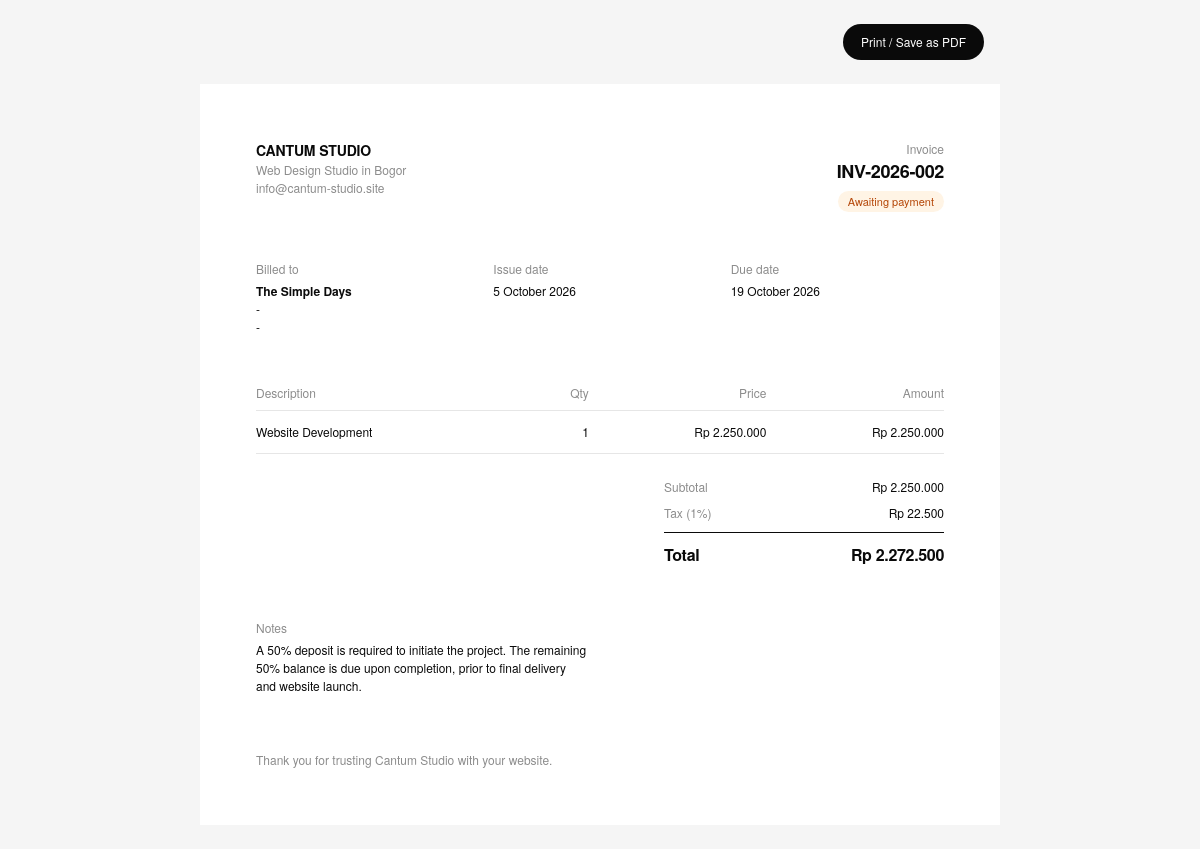
The page /invoice.php?t=d058b2f299291a59a9cd11ef on the database its author committed.
### tables this page shows
CREATE TABLE invoices (
        id INTEGER PRIMARY KEY AUTOINCREMENT,
        number TEXT NOT NULL UNIQUE,
        token TEXT NOT NULL UNIQUE,
        client_name TEXT NOT NULL,
        client_email TEXT,
        client_phone TEXT,
        client_address TEXT,
        issue_date TEXT NOT NULL,
        due_date TEXT,
        tax_rate REAL NOT NULL DEFAULT 0,
        discount INTEGER NOT NULL DEFAULT 0,
        notes TEXT,
        status TEXT NOT NULL DEFAULT 'draft',
        paid_at TEXT,
        created_at TEXT NOT NULL DEFAULT CURRENT_TIMESTAMP
    );

CREATE TABLE invoice_items (
        id INTEGER PRIMARY KEY AUTOINCREMENT,
        invoice_id INTEGER NOT NULL REFERENCES invoices(id) ON DELETE CASCADE,
        description TEXT NOT NULL,
        qty REAL NOT NULL DEFAULT 1,
        price INTEGER NOT NULL DEFAULT 0,
        sort_order INTEGER NOT NULL DEFAULT 0
    );

### inc/bootstrap.php (called while the page is built, shortened)
<?php
function db(): PDO
{
    static $pdo = null;
    if ($pdo) return $pdo;
    $pdo = new PDO('sqlite:' . ROOT . '/data/cantum.sqlite');
    $pdo->setAttribute(PDO::ATTR_ERRMODE, PDO::ERRMODE_EXCEPTION);
    $pdo->setAttribute(PDO::ATTR_DEFAULT_FETCH_MODE, PDO::FETCH_ASSOC);
    $pdo->exec('PRAGMA foreign_keys = ON');
    $pdo->exec("CREATE TABLE IF NOT EXISTS projects (
        id INTEGER PRIMARY KEY AUTOINCREMENT,
        title TEXT NOT NULL,
        slug TEXT NOT NULL UNIQUE,
        category TEXT NOT NULL DEFAULT 'Other',
        year TEXT,
        location TEXT,
        description TEXT,
        cover_id INTEGER,
        sort_order INTEGER NOT NULL DEFAULT 0,
        published INTEGER NOT NULL DEFAULT 1,
        created_at TEXT NOT NULL DEFAULT CURRENT_TIMESTAMP
    )");
    $pdo->exec("CREATE TABLE IF NOT EXISTS images (
        id INTEGER PRIMARY KEY AUTOINCREMENT,
        project_id INTEGER NOT NULL REFERENCES projects(id) ON DELETE CASCADE,
        filename TEXT NOT NULL,
        sort_order INTEGER NOT NULL DEFAULT 0
    )");
    $pdo->exec("CREATE TABLE IF NOT EXISTS settings (k TEXT PRIMARY KEY, v TEXT)");
    $pdo->exec("CREATE TABLE IF NOT EXISTS users (
        id INTEGER PRIMARY KEY AUTOINCREMENT,
        username TEXT NOT NULL UNIQUE,
        password TEXT NOT NULL
    )");
    $pdo->exec("CREATE TABLE IF NOT EXISTS invoices (
        id INTEGER PRIMARY KEY AUTOINCREMENT,
        number TEXT NOT NULL UNIQUE,
        token TEXT NOT NULL UNIQUE,
        client_name TEXT NOT NULL,
        client_email TEXT,
        client_phone TEXT,
        client_address TEXT,
        issue_date TEXT NOT NULL,
        due_date TEXT,
        tax_rate REAL NOT NULL DEFAULT 0,
        discount INTEGER NOT NULL DEFAULT 0,
        notes TEXT,
        status TEXT NOT NULL DEFAULT 'draft',
        paid_at TEXT,
        created_at TEXT NOT NULL DEFAULT CURRENT_TIMESTAMP
    )");
    $pdo->exec("CREATE TABLE IF NOT EXISTS invoice_items (
        id INTEGER PRIMARY KEY AUTOINCREMENT,
        invoice_id INTEGER NOT NULL REFERENCES invoices(id) ON DELETE CASCADE,
        description TEXT NOT NULL,
        qty REAL NOT NULL DEFAULT 1,
        price INTEGER NOT NULL DEFAULT 0,
        sort_order INTEGER NOT NULL DEFAULT 0
    )");
    ensure_project_link($pdo);
    seed_admin($pdo);
    return $pdo;
}
function ensure_project_link(PDO $pdo): void
{
    $mysql = $pdo->getAttribute(PDO::ATTR_DRIVER_NAME) === 'mysql';
    $cols = $mysql ? $pdo->query('SHOW COLUMNS FROM projects')->fetchAll(PDO::FETCH_COLUMN)
                   : $pdo->query('PRAGMA table_info(projects)')->fetchAll(PDO::FETCH_COLUMN, 1);
}
function seed_admin(PDO $pdo): void
{
    if (!$pdo->query('SELECT COUNT(*) FROM users')->fetchColumn()) {
        $pdo->prepare('INSERT INTO users (username, password) VALUES (?, ?)')
            ->execute(['admin', password_hash('admin123', PASSWORD_DEFAULT)]);
    }
}
function setting(string $key, string $default = ''): string
{
    static $cache = null;
    if ($cache === null) {
        $cache = db()->query('SELECT k, v FROM settings')->fetchAll(PDO::FETCH_KEY_PAIR);
    }
    return $cache[$key] ?? $default;
}
function e($s): string { return htmlspecialchars((string)$s, ENT_QUOTES, 'UTF-8'); }
function rupiah($n): string { return 'Rp ' . number_format((float)$n, 0, ',', '.'); }
function invoice_totals(array $items, int $discount, float $taxRate): array
{
    $sub = 0;
    foreach ($items as $it) $sub += (int)round($it['qty'] * $it['price']);
    $discount = max(0, min($discount, $sub));
    $tax = (int)round(($sub - $discount) * $taxRate / 100);
    return ['subtotal' => $sub, 'discount' => $discount, 'tax' => $tax, 'total' => $sub - $discount + $tax];
}
function invoice_items(int $invoiceId): array
{
    $st = db()->prepare('SELECT * FROM invoice_items WHERE invoice_id = ? ORDER BY sort_order, id');
    $st->execute([$invoiceId]);
    return $st->fetchAll();
}
function invoice_status(array $inv): string
{
    return $inv['status'];
}

### invoice.php (the view, shortened to what this page needs)
<?php
require __DIR__ . '/inc/bootstrap.php';
$st = db()->prepare('SELECT * FROM invoices WHERE token = ?');
$st->execute([preg_replace('/[^a-f0-9]/', '', (string)($_GET['t'] ?? ''))]);
$inv = $st->fetch();
$items = invoice_items((int)$inv['id']);
$t = invoice_totals($items, (int)$inv['discount'], (float)$inv['tax_rate']);
$status = invoice_status($inv);
$labels = ['draft' => 'Draft', 'sent' => 'Awaiting payment', 'paid' => 'Paid', 'overdue' => 'Overdue'];
$d = fn($x) => $x ? date('j F Y', strtotime($x)) : '';
?>
<!doctype html>
<html lang="en">
<head>
</head>
<body>
<div class="actions"><button onclick="window.print()">Print / Save as PDF</button></div>
<div class="sheet">
  <div class="top">
    <div>
      <div class="brand"><?= e(SITE_NAME) ?></div>
      <div class="muted">
        <?= e(SITE_TAGLINE) ?><br>
        <?php if (setting('address')): ?><?= nl2br(e(setting('address'))) ?><br><?php endif; ?>
        <?php if (setting('email')): ?><?= e(setting('email')) ?><br><?php endif; ?>
      </div>
    </div>
    <div>
      <h1>Invoice</h1>
      <div class="num"><?= e($inv['number']) ?></div>
      <div style="text-align:right;margin-top:6px"><span class="pill <?= e($status) ?>"><?= e($labels[$status] ?? $status) ?></span></div>
    </div>
  </div>
  <div class="meta">
    <div>
      <h2>Billed to</h2>
      <strong><?= e($inv['client_name']) ?></strong><br>
      <?php if ($inv['client_address']): ?><?= nl2br(e($inv['client_address'])) ?><br><?php endif; ?>
      <?php if ($inv['client_phone']): ?><?= e($inv['client_phone']) ?><?php endif; ?>
    </div>
    <div><h2>Issue date</h2><?= e($d($inv['issue_date'])) ?></div>
    <div><h2>Due date</h2><?= $inv['due_date'] ? e($d($inv['due_date'])) : '-' ?>
      <?php if ($inv['status'] === 'paid' && $inv['paid_at']): ?><br><span class="muted">Paid on <?= e($d($inv['paid_at'])) ?></span><?php endif; ?></div>
  </div>
  <table>
    <thead><tr><th>Description</th><th class="r">Qty</th><th class="r">Price</th><th class="r">Amount</th></tr></thead>
    <tbody>
    <?php foreach ($items as $it): ?>
      <tr>
        <td><?= nl2br(e($it['description'])) ?></td>
        <td class="r"><?= e(rtrim(rtrim(number_format((float)$it['qty'], 2, '.', ','), '0'), '.')) ?></td>
        <td class="r"><?= rupiah($it['price']) ?></td>
        <td class="r"><?= rupiah(round($it['qty'] * $it['price'])) ?></td>
      </tr>
    <?php endforeach; ?>
    </tbody>
  </table>
  <div class="tot">
    <div><span class="muted">Subtotal</span><span><?= rupiah($t['subtotal']) ?></span></div>
    <?php if ($t['tax']): ?><div><span class="muted">Tax (<?= e((float)$inv['tax_rate']) ?>%)</span><span><?= rupiah($t['tax']) ?></span></div><?php endif; ?>
    <div class="grand"><span>Total</span><span><?= rupiah($t['total']) ?></span></div>
  </div>
  <div class="blocks">
    <?php if ($inv['notes']): ?>
      <div><h2>Notes</h2><?= nl2br(e($inv['notes'])) ?></div>
    <?php endif; ?>
  </div>
  <div class="foot">Thank you for trusting <?= e(SITE_NAME) ?> with your website.</div>
</div>
</body>
</html>

### invoice.php (style rules this page uses)
:root { --fg:#0a0a0a; --muted:#8c8c8c; --line:#e6e6e6; }
* { box-sizing: border-box; margin: 0; padding: 0; }
body { font: 400 12px/1.5 "Helvetica Neue", Helvetica, Arial, system-ui, sans-serif; color: var(--fg); background: #f5f5f5; -webkit-font-smoothing: antialiased; }
.sheet { max-width: 800px; margin: 24px auto; background: #fff; padding: 56px; position: relative; }
.top { display: flex; justify-content: space-between; gap: 2rem; align-items: flex-start; }
.brand { font-weight: 600; font-size: 14px; letter-spacing: -.01em; text-transform: uppercase; }
.muted { color: var(--muted); }
h1 { font-size: 12px; font-weight: 400; color: var(--muted); text-align: right; }
.num { font-size: 18px; font-weight: 600; letter-spacing: -.02em; text-align: right; }
.meta { display: grid; grid-template-columns: 1fr 1fr 1fr; gap: 1.5rem; margin: 48px 0 40px; }
.meta h2 { font-size: 12px; font-weight: 400; color: var(--muted); margin-bottom: 4px; }
table { width: 100%; border-collapse: collapse; }
th { text-align: left; font-weight: 400; color: var(--muted); padding: 8px 0; border-bottom: 1px solid var(--line); }
td { padding: 12px 0; border-bottom: 1px solid var(--line); vertical-align: top; }
.r { text-align: right; white-space: nowrap; }
.tot { margin: 20px 0 0 auto; width: 280px; }
.tot div { display: flex; justify-content: space-between; padding: 4px 0; }
.tot .grand { border-top: 1px solid var(--fg); margin-top: 6px; padding-top: 10px; font-size: 16px; font-weight: 600; letter-spacing: -.02em; }
.blocks { display: grid; grid-template-columns: 1fr 1fr; gap: 1.5rem; margin-top: 48px; }
.blocks h2 { font-size: 12px; font-weight: 400; color: var(--muted); margin-bottom: 4px; }
.pill { display: inline-block; padding: 2px 10px; border-radius: 999px; background: #eee; font-size: 11px; }
.pill.sent { background: #fff4e5; color: #b54708; }
.actions { max-width: 800px; margin: 24px auto 0; display: flex; gap: 8px; justify-content: flex-end; padding: 0 16px; }
.actions button { font: inherit; border: 0; background: var(--fg); color: #fff; padding: 9px 18px; border-radius: 999px; cursor: pointer; }
.foot { margin-top: 56px; color: var(--muted); }

### rows shown on the page
invoices: number "INV-2026-002", status "Awaiting payment", client_name "The Simple Days", client_address "-", client_phone "-", issue_date "5 October 2026", due_date "19 October 2026", rupiah($t['subtotal']) "Rp 2.250.000", tax_rate "1", rupiah($t['tax']) "Rp 22.500", rupiah($t['total']) "Rp 2.272.500", notes "A 50% deposit is required to initiate the project. The remaining 50% balance is due upon completion, prior to final delivery and website launch."
invoice_items: description "Website Development", qty "1", price "Rp 2.250.000", rupiah(round($it['qty'] * $it['price'])) "Rp 2.250.000"

### other values the page prints
SITE_NAME "CANTUM STUDIO"
SITE_TAGLINE "Web Design Studio in Bogor"
setting('email') "info@cantum-studio.site"
SITE_NAME "Cantum Studio"
